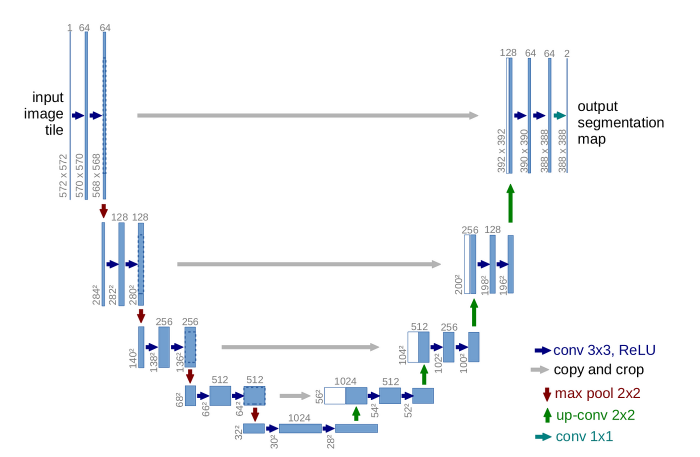
#> input picture utils/unet.png, 1400 x 914 px, found by its file name (shown at 1/2 size)
$ python test.py ../unet.png
#> lines starting #> are read from the running program, lines starting #| are printed output that depends on the picture
### utils/extract_data/metrics.py
import numpy as np

# Hyperparameters etc.
BLACK_THRESHOLD = 1
GRAY_THRESHOLD = 254


def get_diagnosis(image_name):
    return True if image_name.lower().startswith('g') else False


def calculate_cup_to_disc_ratio(image_array):
    cup_pixels = np.sum(image_array < BLACK_THRESHOLD)  # only black
    disc_pixels = np.sum(image_array < GRAY_THRESHOLD)  # black and gray pixels
    ratio = cup_pixels / disc_pixels if disc_pixels > 0 else 0
    return round(ratio, 3)


def calculate_max_seq_length(image_array, threshold):
    max_length = 0
    for line in image_array:
        changes = np.diff(np.concatenate(([0], line < threshold, [0])))

        # Start points / End points of sequences under the threshold
        run_starts = np.where(changes == 1)[0]
        run_ends = np.where(changes == -1)[0]

        max_run_length = np.max(run_ends - run_starts) if run_ends.size > 0 else 0
        max_length = max(max_length, max_run_length)
    return max_length


def calculate_vcdr(image_array):
    # length of longest sequence of black pixels in a column
    v_cup_diameter = calculate_max_seq_length(image_array.T, BLACK_THRESHOLD)

    # length of longest sequence of black + gray in a column
    v_disc_diameter = calculate_max_seq_length(image_array.T, GRAY_THRESHOLD)

    ratio = v_cup_diameter / v_disc_diameter if v_disc_diameter > 0 else 0
    return round(ratio, 3)


def calculate_hcdr(image_array):
    # length of longest sequence of black pixels in a row
    h_cup_diameter = calculate_max_seq_length(image_array, BLACK_THRESHOLD)

    # length of longest sequence of black + gray pixels in a row
    h_disc_diameter = calculate_max_seq_length(image_array, GRAY_THRESHOLD)

    ratio = h_cup_diameter / h_disc_diameter if h_disc_diameter > 0 else 0
    return round(ratio, 3)


def extract_roi(image_array):
    # boundaries for optic disc
    indices = np.where(image_array <= GRAY_THRESHOLD)
    if not indices[0].size or not indices[1].size:
        return None

    # determine bounding box
    min_y, max_y = indices[0].min(), indices[0].max()
    min_x, max_x = indices[1].min(), indices[1].max()

    center_y, center_x = (max_y + min_y) // 2, (max_x + min_x) // 2
    size = max(max_y - min_y, max_x - min_x)
    size = size if size % 2 == 0 else size + 1

    # starting and ending coordinates of the ROI
    start_y = max(0, center_y - size // 2)
    start_x = max(0, center_x - size // 2)
    end_y = start_y + size
    end_x = start_x + size

    # necessary padding if the ROI extends beyond the original image
    pad_top = -start_y if start_y < 0 else 0
    pad_left = -start_x if start_x < 0 else 0
    pad_bottom = end_y - image_array.shape[0] if end_y > image_array.shape[0] else 0
    pad_right = end_x - image_array.shape[1] if end_x > image_array.shape[1] else 0

    # adjust the start and end points to remain within the image
    start_y = max(0, start_y)
    start_x = max(0, start_x)
    end_y = min(image_array.shape[0], end_y)
    end_x = min(image_array.shape[1], end_x)

    # extract the ROI and apply padding if necessary to maintain the square shape
    roi = image_array[start_y:end_y, start_x:end_x]
    roi = np.pad(roi, ((pad_top, pad_bottom), (pad_left, pad_right)), 'constant', constant_values=255)

    return roi


def percent_of_gray_pixels(region, total_gray):
    sum_region = np.sum((region > BLACK_THRESHOLD) & (region < GRAY_THRESHOLD))
    return round((sum_region / total_gray), 3)


def calculate_isnt_areas(roi):
    if roi is None:
        return None

    size = roi.shape[0]
    x, y = np.ogrid[:size, :size]

    # diagonal rules
    above_main_diag = x < y
    below_main_diag = x > y
    above_secondary_diag = x + y < size - 1
    below_secondary_diag = x + y > size - 1

    # define the regions
    superior = roi[above_main_diag & above_secondary_diag]
    inferior = roi[below_main_diag & below_secondary_diag]
    nasal = roi[below_main_diag & above_secondary_diag]
    temporal = roi[above_main_diag & below_secondary_diag]

    # percent of gray pixels
    total_gray = np.sum((roi > BLACK_THRESHOLD) & (roi < GRAY_THRESHOLD))
    inferior_gray = percent_of_gray_pixels(inferior, total_gray)
    superior_gray = percent_of_gray_pixels(superior, total_gray)
    nasal_gray = percent_of_gray_pixels(nasal, total_gray)
    temporal_gray = percent_of_gray_pixels(temporal, total_gray)

    return inferior_gray, superior_gray, nasal_gray, temporal_gray

### utils/extract_data/draw.py
import numpy as np
from PIL import ImageDraw

# Hyperparameters etc.
BLACK_THRESHOLD = 1
GRAY_THRESHOLD = 254


def draw_diagonals(image):
    draw = ImageDraw.Draw(image)
    width, height = image.size

    # draw primary diagonal
    draw.line((0, 0, width, height), fill='brown', width=2)

    # draw secondary diagonal
    draw.line((width, 0, 0, height), fill='brown', width=2)

    return image


def draw_lines(image, h_indices, v_indices):
    draw = ImageDraw.Draw(image)

    # draw horizontal lines
    for ((x_start, y), (x_end, _)) in h_indices:
        draw.line((x_start, y, x_end, y), fill='purple', width=2)

    # draw vertical lines
    for ((y_start, x), (y_end, x)) in v_indices:
        draw.line((x, y_start, x, y_end), fill='green', width=2)
    return image


def max_seq_indices(image_array, threshold):
    max_length = 0
    start_index = 0  # starting index of the max sequence
    end_index = 0    # ending index of the max sequence
    max_line_index = 0  # the line index where max sequence occurs

    for line_index, line in enumerate(image_array):

        # detect changes from background to black/gray and vice versa
        changes = np.diff(np.concatenate(([0], line < threshold, [0])))
        run_starts = np.where(changes == 1)[0]
        run_ends = np.where(changes == -1)[0]

        # update the max sequence info if a longer sequence is found
        if run_ends.size > 0:
            max_run_length = np.max(run_ends - run_starts)
            if max_run_length > max_length:
                max_length = max_run_length
                max_run_index = np.argmax(run_ends - run_starts)
                start_index = run_starts[max_run_index]
                end_index = run_ends[max_run_index]
                max_line_index = line_index

    # tuple for start and end coordinates
    return (start_index, max_line_index), (end_index, max_line_index)  # (x_start, y, x_end, y) un-transposed array


def h_cup_disc_indices(image_array):
    h_cup_line = max_seq_indices(image_array, BLACK_THRESHOLD)
    h_disc_line = max_seq_indices(image_array, GRAY_THRESHOLD)
    return h_cup_line, h_disc_line   # (x_start, y, x_end, y), (x_start, y, x_end, y)


def v_cup_disc_indices(transposed_image_array):
    v_cup_line = max_seq_indices(transposed_image_array, BLACK_THRESHOLD)
    v_disc_line = max_seq_indices(transposed_image_array, GRAY_THRESHOLD)
    return v_cup_line, v_disc_line  # (y_start, x, y_end, x), (y_start, x, y_end, x)

### utils/extract_data/test.py
import csv
import os
import sys

import numpy as np
from PIL import Image

from draw import (
    h_cup_disc_indices,
    v_cup_disc_indices,
    draw_lines,
    draw_diagonals
)
from metrics import (
    extract_roi,
    calculate_cup_to_disc_ratio,
    calculate_vcdr,
    calculate_hcdr,
    calculate_isnt_areas
)

# Hyperparameters etc.
INPUT_IMAGE_DIR = '../../out/predict/'
OUTPUT_IMAGE_DIR = '../../out/roi/'
CSV_TO_SAVE_DIR = '../../out/csv'


def save_image_with_hcdr_vcdr_lines(roi, output_base_path):
    if roi is not None:
        # copy of the ROI
        roi_rgb_lines = Image.fromarray(roi).convert('RGB')

        # draw HCDR and VCDR lines
        h_indices = h_cup_disc_indices(roi)
        v_indices = v_cup_disc_indices(roi.T)
        roi_rgb_lines = draw_lines(roi_rgb_lines, h_indices, v_indices)

        # save the annotated image
        roi_rgb_lines.save(f"{output_base_path}_hvcdr.jpg")
        print(f"hCDR vCDR lines image saved to {output_base_path}_hvcdr.jpg")
    else:
        print("No ROI found.")


def save_image_with_diagonals(roi, output_base_path):
    if roi is not None:
        # copy of the ROI
        roi_rgb_diagonals = Image.fromarray(roi).convert('RGB')

        # draw diagonals
        roi_rgb_diagonals = draw_diagonals(roi_rgb_diagonals)

        # save the annotated image
        roi_rgb_diagonals.save(f"{output_base_path}_diags.jpg")
        print(f"Diagonal image saved to {output_base_path}_diags.jpg")
    else:
        print("No ROI found.")


def save_roi(roi, output_base_path):
    roi_rgb = Image.fromarray(roi).convert('RGB')
    roi_rgb.save(f"{output_base_path}_roi.jpg")
    print(f"ROI image saved to {output_base_path}")


def write_csv(data, csv_path):
    with open(csv_path, 'w', newline='') as csvfile:
        fieldnames = ['name', 'CDR', 'vCDR', 'hCDR', 'I', 'S', 'N', 'T', 'respectsISNT', 'NNR']
        writer = csv.DictWriter(csvfile, fieldnames=fieldnames)
        writer.writeheader()
        writer.writerow(data)
    print(f"Data has been written to {csv_path}")


def main():
    if len(sys.argv) != 2:
        print('Usage: python test.py <input_image_name>')
        return

    input_image_name = sys.argv[1]
    input_image_path = INPUT_IMAGE_DIR + input_image_name
    output_image_path = OUTPUT_IMAGE_DIR + input_image_name[:-4]

    image = Image.open(input_image_path).convert('L')
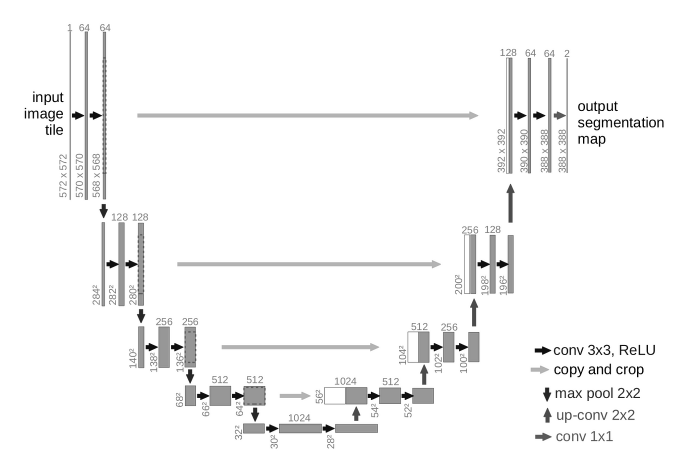
#> image: PIL image 1400x914 L (shown at 1/2 size); min 0, max 255, mean 246.6
    image_array = np.array(image)
    roi = extract_roi(image_array)
#> in extract_roi, `indices = np.where(image_array <= GRAY_THRESHOLD)`: indices = 141699 positions, rows 44 to 900, columns 46 to 1330
#> in extract_roi, `min_y, max_y = indices[0].min(), indices[0].max()`: min_y = 44; max_y = 900
#> in extract_roi, `min_x, max_x = indices[1].min(), indices[1].max()`: min_x = 46; max_x = 1330
#> in extract_roi, `center_y, center_x = (max_y + min_y) // 2, (max_x + min_x) // 2`: center_y = 472; center_x = 688
#> in extract_roi, `size = max(max_y - min_y, max_x - min_x)`: size = 1284
#> in extract_roi, `start_y = max(0, center_y - size // 2)`: start_y = 0
#> in extract_roi, `start_x = max(0, center_x - size // 2)`: start_x = 46
#> in extract_roi, `end_y = start_y + size`: end_y = 1284
#> in extract_roi, `end_x = start_x + size`: end_x = 1330
#> in extract_roi, `pad_top = -start_y if start_y < 0 else 0`: pad_top = 0
#> in extract_roi, `pad_bottom = end_y - image_array.shape[0] if end_y > image_array.shape..`: pad_bottom = 370
#> in extract_roi, `pad_right = end_x - image_array.shape[1] if end_x > image_array.shape[..`: pad_right = 0
#> in extract_roi, `end_y = min(image_array.shape[0], end_y)`: end_y = 914
#> in extract_roi, `roi = image_array[start_y:end_y, start_x:end_x]`:
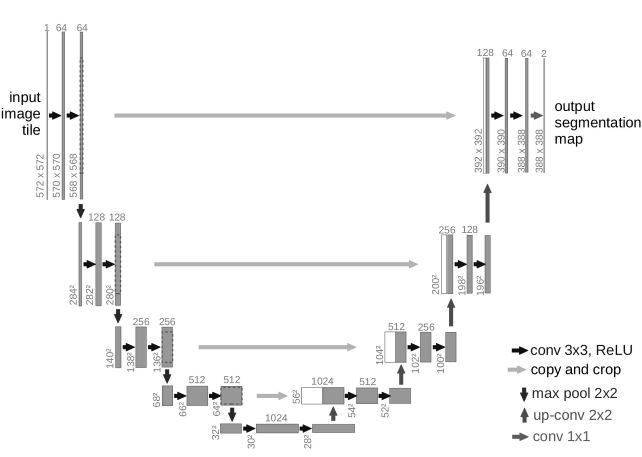
#> roi: shape (914, 1284) (shown at 1/2 size); min 0, max 255, mean 245.8
#> in extract_roi, `roi = np.pad(roi, ((pad_top, pad_bottom), (pad_left, pad_right)), 'con..`:
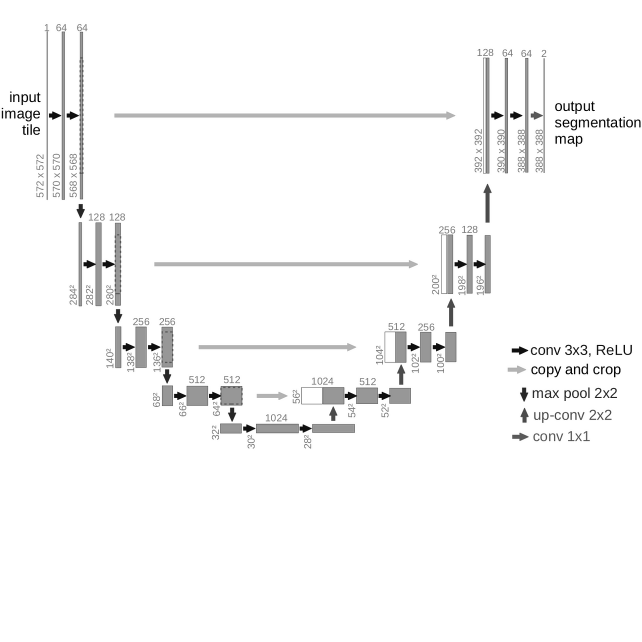
#> roi: shape (1284, 1284) (shown at 1/2 size); min 0, max 255, mean 248.5

    i, s, n, t = calculate_isnt_areas(roi)
#> in calculate_isnt_areas, `total_gray = np.sum((roi > BLACK_THRESHOLD) & (roi < GRAY_THRESHOLD))`: total_gray = 129502
#> in percent_of_gray_pixels, `sum_region = np.sum((region > BLACK_THRESHOLD) & (region < GRAY_THRESH..`: sum_region = 17064
#> in calculate_isnt_areas, `inferior_gray = percent_of_gray_pixels(inferior, total_gray)`: inferior_gray = 0.132
#> in calculate_isnt_areas, `superior_gray = percent_of_gray_pixels(superior, total_gray)`: superior_gray = 0.172
#> in calculate_isnt_areas, `nasal_gray = percent_of_gray_pixels(nasal, total_gray)`: nasal_gray = 0.35
#> in calculate_isnt_areas, `temporal_gray = percent_of_gray_pixels(temporal, total_gray)`: temporal_gray = 0.345
#> i = 0.132; s = 0.172; n = 0.35; t = 0.345
    data = {
        'name': input_image_name,
        'CDR': calculate_cup_to_disc_ratio(roi),
        'vCDR': calculate_vcdr(roi),
        'hCDR': calculate_hcdr(roi),
        'I': i,
        'S': s,
        'N': n,
        'T': t,
        'respectsISNT': i > s > n > t,
        'NNR': round((i + s) / (n + t), 3)
    }
#> in calculate_cup_to_disc_ratio, `cup_pixels = np.sum(image_array < BLACK_THRESHOLD)`: cup_pixels = 1943
#> in calculate_cup_to_disc_ratio, `disc_pixels = np.sum(image_array < GRAY_THRESHOLD)`: disc_pixels = 131492
#> in calculate_cup_to_disc_ratio, `ratio = cup_pixels / disc_pixels if disc_pixels > 0 else 0`: ratio = 0.0148
#> in calculate_max_seq_length, `max_length = 0`: max_length = 0
#> the loop in calculate_max_seq_length, `for line in image_array:` made 1284 passes
#> (run_starts, run_ends, max_run_length, max_length) on passes 5, 12, 13: ([216, 222], [218, 237], 15, 15), ([222], [237], 15, 15), ([224], [227], 3, 15)
#> in calculate_vcdr, `v_cup_diameter = calculate_max_seq_length(image_array.T, BLACK_THRESHO..`: v_cup_diameter = 21
#> the loop in calculate_max_seq_length (call 2), `for line in image_array:` made 1284 passes
#> (run_starts, run_ends, max_run_length, max_length) on passes 1, 2, 4: ([213, 215, 218, 238], [214, 216, 219, 239], 1, 1), ([212, 220, 238], [219, 237, 239], 17, 17), ([212, 215, 221, 238], [213, 219, 237, 239], 16, 17)
#> in calculate_vcdr, `v_disc_diameter = calculate_max_seq_length(image_array.T, GRAY_THRESHO..`: v_disc_diameter = 353
#> in calculate_vcdr, `ratio = v_cup_diameter / v_disc_diameter if v_disc_diameter > 0 else 0`: ratio = 0.0595
#> in calculate_hcdr, `h_cup_diameter = calculate_max_seq_length(image_array, BLACK_THRESHOLD)`: h_cup_diameter = 12
    csv_save_path = os.path.join(CSV_TO_SAVE_DIR, f"{input_image_name[:-4]}.csv")
    write_csv(data, csv_save_path)

    save_roi(roi, output_image_path)
    save_image_with_hcdr_vcdr_lines(roi, output_image_path)
#> in v_cup_disc_indices, `v_cup_line = max_seq_indices(transposed_image_array, BLACK_THRESHOLD)`:
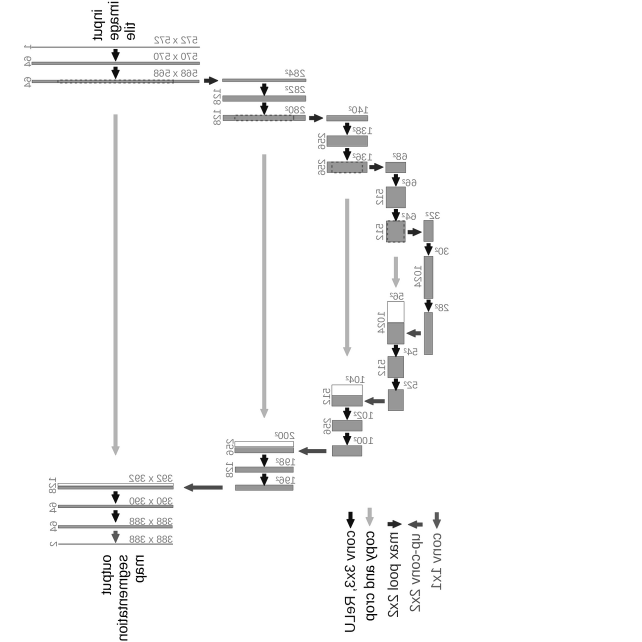
#> transposed_image_array: shape (1284, 1284) (shown at 1/2 size); min 0, max 255, mean 248.5
#> the loop in draw_lines, `for ((x_start, y), (x_end, _)) in h_indices:` made 2 passes
#> (x_start, y, x_end) on passes 1 to 2: (67, 228, 79), (228, 230, 911)
#> the loop in draw_lines, `for ((y_start, x), (y_end, x)) in v_indices:` made 2 passes
#> (y_start, x, y_end) on passes 1 to 2: (189, 44, 210), (48, 93, 401)
    save_image_with_diagonals(roi, output_image_path)


if __name__ == '__main__':
    main()
